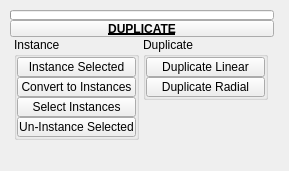
<?xml version="1.0" encoding="UTF-8"?>
<ui version="4.0">
 <class>QtUi</class>
 <widget class="QMainWindow" name="QtUi">
  <property name="geometry">
   <rect>
    <x>0</x>
    <y>0</y>
    <width>289</width>
    <height>171</height>
   </rect>
  </property>
  <property name="minimumSize">
   <size>
    <width>120</width>
    <height>0</height>
   </size>
  </property>
  <property name="maximumSize">
   <size>
    <width>999</width>
    <height>999</height>
   </size>
  </property>
  <property name="windowTitle">
   <string>Toolkit</string>
  </property>
  <property name="tabShape">
   <enum>QTabWidget::Triangular</enum>
  </property>
  <property name="dockNestingEnabled">
   <bool>true</bool>
  </property>
  <property name="dockOptions">
   <set>QMainWindow::AllowNestedDocks|QMainWindow::AllowTabbedDocks|QMainWindow::AnimatedDocks|QMainWindow::ForceTabbedDocks</set>
  </property>
  <property name="bnabled" stdset="0">
   <bool>true</bool>
  </property>
  <widget class="QWidget" name="mainWindow">
   <property name="palette">
    <palette>
     <active>
      <colorrole role="Highlight">
       <brush brushstyle="SolidPattern">
        <color alpha="255">
         <red>168</red>
         <green>152</green>
         <blue>250</blue>
        </color>
       </brush>
      </colorrole>
     </active>
     <inactive>
      <colorrole role="Highlight">
       <brush brushstyle="SolidPattern">
        <color alpha="255">
         <red>168</red>
         <green>152</green>
         <blue>250</blue>
        </color>
       </brush>
      </colorrole>
     </inactive>
     <disabled>
      <colorrole role="Highlight">
       <brush brushstyle="SolidPattern">
        <color alpha="255">
         <red>168</red>
         <green>152</green>
         <blue>250</blue>
        </color>
       </brush>
      </colorrole>
     </disabled>
    </palette>
   </property>
   <widget class="QWidget" name="layoutWidget_2">
    <property name="geometry">
     <rect>
      <x>10</x>
      <y>10</y>
      <width>264</width>
      <height>135</height>
     </rect>
    </property>
    <layout class="QGridLayout" name="gridLayout_2">
     <property name="spacing">
      <number>0</number>
     </property>
     <item row="0" column="1" colspan="2">
      <widget class="ProgressBar" name="progressBar">
       <property name="sizePolicy">
        <sizepolicy hsizetype="Ignored" vsizetype="Fixed">
         <horstretch>0</horstretch>
         <verstretch>0</verstretch>
        </sizepolicy>
       </property>
       <property name="minimumSize">
        <size>
         <width>0</width>
         <height>10</height>
        </size>
       </property>
       <property name="maximumSize">
        <size>
         <width>16777215</width>
         <height>10</height>
        </size>
       </property>
       <property name="value">
        <number>0</number>
       </property>
       <property name="textVisible">
        <bool>false</bool>
       </property>
      </widget>
     </item>
     <item row="2" column="1" colspan="2">
      <layout class="QHBoxLayout" name="horizontalLayout">
       <item>
        <layout class="QVBoxLayout" name="verticalLayout">
         <property name="spacing">
          <number>0</number>
         </property>
         <item>
          <widget class="QGroupBox" name="groupBox_7">
           <property name="minimumSize">
            <size>
             <width>125</width>
             <height>0</height>
            </size>
           </property>
           <property name="maximumSize">
            <size>
             <width>125</width>
             <height>999</height>
            </size>
           </property>
           <property name="title">
            <string>Instance</string>
           </property>
           <layout class="QVBoxLayout" name="verticalLayout_3">
            <property name="spacing">
             <number>0</number>
            </property>
            <property name="leftMargin">
             <number>0</number>
            </property>
            <property name="topMargin">
             <number>0</number>
            </property>
            <property name="rightMargin">
             <number>0</number>
            </property>
            <property name="bottomMargin">
             <number>0</number>
            </property>
            <item>
             <widget class="QPushButton" name="b000">
              <property name="minimumSize">
               <size>
                <width>0</width>
                <height>20</height>
               </size>
              </property>
              <property name="maximumSize">
               <size>
                <width>999</width>
                <height>20</height>
               </size>
              </property>
              <property name="toolTip">
               <string>&lt;html&gt;&lt;head/&gt;&lt;body&gt;&lt;p&gt;Create instances of any selected objects.&lt;/p&gt;&lt;/body&gt;&lt;/html&gt;</string>
              </property>
              <property name="text">
               <string>Instance Selected</string>
              </property>
              <property name="iconSize">
               <size>
                <width>18</width>
                <height>18</height>
               </size>
              </property>
              <property name="autoDefault">
               <bool>false</bool>
              </property>
              <property name="default">
               <bool>false</bool>
              </property>
              <property name="flat">
               <bool>false</bool>
              </property>
              <property name="bnabled" stdset="0">
               <bool>true</bool>
              </property>
             </widget>
            </item>
            <item>
             <widget class="QPushButton" name="b001">
              <property name="minimumSize">
               <size>
                <width>0</width>
                <height>20</height>
               </size>
              </property>
              <property name="maximumSize">
               <size>
                <width>999</width>
                <height>20</height>
               </size>
              </property>
              <property name="toolTip">
               <string>&lt;html&gt;&lt;head/&gt;&lt;body&gt;&lt;p&gt;The first selected object will be instanced across all other selected objects.&lt;/p&gt;&lt;/body&gt;&lt;/html&gt;</string>
              </property>
              <property name="text">
               <string>Convert to Instances</string>
              </property>
              <property name="iconSize">
               <size>
                <width>18</width>
                <height>18</height>
               </size>
              </property>
              <property name="autoDefault">
               <bool>false</bool>
              </property>
              <property name="default">
               <bool>false</bool>
              </property>
              <property name="flat">
               <bool>false</bool>
              </property>
              <property name="bnabled" stdset="0">
               <bool>true</bool>
              </property>
             </widget>
            </item>
            <item>
             <widget class="QPushButton" name="b004">
              <property name="minimumSize">
               <size>
                <width>0</width>
                <height>20</height>
               </size>
              </property>
              <property name="maximumSize">
               <size>
                <width>999</width>
                <height>20</height>
               </size>
              </property>
              <property name="toolTip">
               <string>&lt;html&gt;&lt;head/&gt;&lt;body&gt;&lt;p&gt;Select objects that are an instance of the current selection.&lt;/p&gt;&lt;p&gt;If no user selection exists, function will select all instanced objects in the scene.&lt;/p&gt;&lt;/body&gt;&lt;/html&gt;</string>
              </property>
              <property name="text">
               <string>Select Instances</string>
              </property>
              <property name="iconSize">
               <size>
                <width>18</width>
                <height>18</height>
               </size>
              </property>
              <property name="autoDefault">
               <bool>false</bool>
              </property>
              <property name="default">
               <bool>false</bool>
              </property>
              <property name="flat">
               <bool>false</bool>
              </property>
              <property name="bnabled" stdset="0">
               <bool>true</bool>
              </property>
             </widget>
            </item>
            <item>
             <widget class="QPushButton" name="b005">
              <property name="minimumSize">
               <size>
                <width>0</width>
                <height>20</height>
               </size>
              </property>
              <property name="maximumSize">
               <size>
                <width>999</width>
                <height>20</height>
               </size>
              </property>
              <property name="toolTip">
               <string>Uninstance selected objects. (no selection is needed for 'all' flag)</string>
              </property>
              <property name="text">
               <string>Un-Instance Selected</string>
              </property>
              <property name="iconSize">
               <size>
                <width>18</width>
                <height>18</height>
               </size>
              </property>
              <property name="autoDefault">
               <bool>false</bool>
              </property>
              <property name="default">
               <bool>false</bool>
              </property>
              <property name="flat">
               <bool>false</bool>
              </property>
              <property name="bnabled" stdset="0">
               <bool>true</bool>
              </property>
             </widget>
            </item>
           </layout>
          </widget>
         </item>
         <item>
          <spacer name="verticalSpacer_2">
           <property name="orientation">
            <enum>Qt::Vertical</enum>
           </property>
           <property name="sizeHint" stdset="0">
            <size>
             <width>20</width>
             <height>40</height>
            </size>
           </property>
          </spacer>
         </item>
        </layout>
       </item>
       <item>
        <layout class="QVBoxLayout" name="verticalLayout_2">
         <property name="spacing">
          <number>0</number>
         </property>
         <item>
          <widget class="QGroupBox" name="groupBox_8">
           <property name="minimumSize">
            <size>
             <width>125</width>
             <height>0</height>
            </size>
           </property>
           <property name="maximumSize">
            <size>
             <width>125</width>
             <height>999</height>
            </size>
           </property>
           <property name="title">
            <string>Duplicate</string>
           </property>
           <layout class="QVBoxLayout" name="verticalLayout_6">
            <property name="spacing">
             <number>0</number>
            </property>
            <property name="leftMargin">
             <number>0</number>
            </property>
            <property name="topMargin">
             <number>0</number>
            </property>
            <property name="rightMargin">
             <number>0</number>
            </property>
            <property name="bottomMargin">
             <number>0</number>
            </property>
            <item>
             <widget class="QPushButton" name="b006">
              <property name="minimumSize">
               <size>
                <width>0</width>
                <height>20</height>
               </size>
              </property>
              <property name="maximumSize">
               <size>
                <width>999</width>
                <height>20</height>
               </size>
              </property>
              <property name="toolTip">
               <string>&lt;html&gt;&lt;head/&gt;&lt;body&gt;&lt;p&gt;Duplicate: create array&lt;/p&gt;&lt;/body&gt;&lt;/html&gt;</string>
              </property>
              <property name="text">
               <string>Duplicate Linear</string>
              </property>
              <property name="iconSize">
               <size>
                <width>18</width>
                <height>18</height>
               </size>
              </property>
              <property name="autoDefault">
               <bool>false</bool>
              </property>
              <property name="default">
               <bool>false</bool>
              </property>
              <property name="flat">
               <bool>false</bool>
              </property>
              <property name="bnabled" stdset="0">
               <bool>true</bool>
              </property>
             </widget>
            </item>
            <item>
             <widget class="QPushButton" name="b007">
              <property name="minimumSize">
               <size>
                <width>0</width>
                <height>20</height>
               </size>
              </property>
              <property name="maximumSize">
               <size>
                <width>999</width>
                <height>20</height>
               </size>
              </property>
              <property name="toolTip">
               <string>&lt;html&gt;&lt;head/&gt;&lt;body&gt;&lt;p&gt;Radial Array: create array&lt;/p&gt;&lt;/body&gt;&lt;/html&gt;</string>
              </property>
              <property name="text">
               <string>Duplicate Radial</string>
              </property>
              <property name="iconSize">
               <size>
                <width>18</width>
                <height>18</height>
               </size>
              </property>
              <property name="autoDefault">
               <bool>false</bool>
              </property>
              <property name="default">
               <bool>false</bool>
              </property>
              <property name="flat">
               <bool>false</bool>
              </property>
              <property name="bnabled" stdset="0">
               <bool>true</bool>
              </property>
             </widget>
            </item>
           </layout>
          </widget>
         </item>
         <item>
          <spacer name="verticalSpacer">
           <property name="orientation">
            <enum>Qt::Vertical</enum>
           </property>
           <property name="sizeHint" stdset="0">
            <size>
             <width>20</width>
             <height>40</height>
            </size>
           </property>
          </spacer>
         </item>
        </layout>
       </item>
      </layout>
     </item>
     <item row="1" column="1" colspan="2">
      <widget class="PushButtonDraggable" name="draggable_header">
       <property name="minimumSize">
        <size>
         <width>19</width>
         <height>17</height>
        </size>
       </property>
       <property name="maximumSize">
        <size>
         <width>999</width>
         <height>17</height>
        </size>
       </property>
       <property name="font">
        <font>
         <weight>75</weight>
         <bold>true</bold>
         <underline>true</underline>
        </font>
       </property>
       <property name="text">
        <string>DUPLICATE</string>
       </property>
       <property name="checkable">
        <bool>true</bool>
       </property>
      </widget>
     </item>
    </layout>
   </widget>
  </widget>
 </widget>
 <customwidgets>
  <customwidget>
   <class>PushButtonDraggable</class>
   <extends>QPushButton</extends>
   <header>widgets.pushbuttondraggable.h</header>
  </customwidget>
  <customwidget>
   <class>ProgressBar</class>
   <extends>QProgressBar</extends>
   <header>widgets.progressbar.h</header>
  </customwidget>
 </customwidgets>
 <resources/>
 <connections/>
 <designerdata>
  <property name="gridDeltaX">
   <number>5</number>
  </property>
  <property name="gridDeltaY">
   <number>5</number>
  </property>
  <property name="gridSnapX">
   <bool>true</bool>
  </property>
  <property name="gridSnapY">
   <bool>true</bool>
  </property>
  <property name="gridVisible">
   <bool>true</bool>
  </property>
 </designerdata>
</ui>
